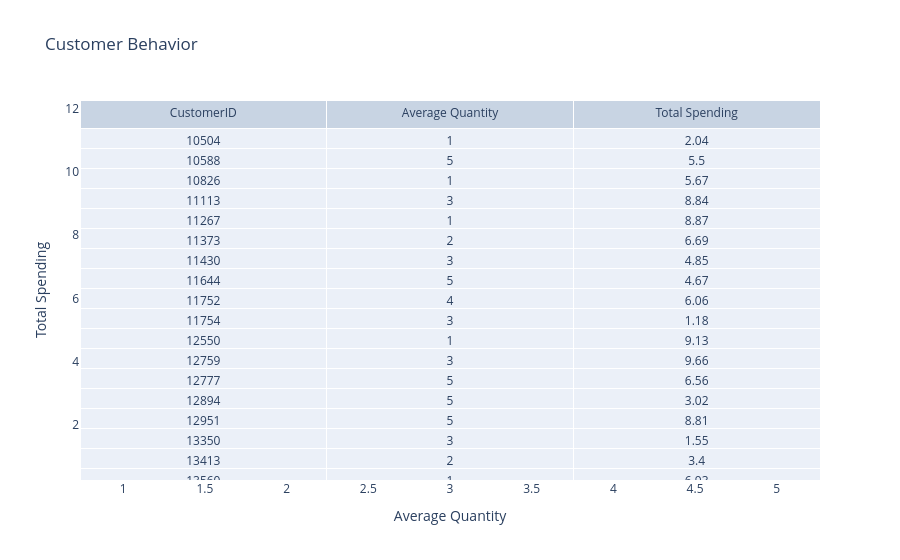

Source (notebook cell):
### Code cell
# Calculate average quantity and spending per customer
customer_behavior = data.groupby('CustomerID').agg({'Quantity': 'mean', 'Price': 'sum'}).reset_index()

# Create a DataFrame to display the values
table_data = pd.DataFrame({
    'CustomerID': customer_behavior['CustomerID'],
    'Average Quantity': customer_behavior['Quantity'],
    'Total Spending': customer_behavior['Price']
})

# Create a subplot with a scatter plot and a table
fig = go.Figure()

# Add a scatter plot
fig.add_trace(go.Scatter(x=customer_behavior['Quantity'], y=customer_behavior['Price'],
                         mode='markers', text=customer_behavior['CustomerID'],
                         marker=dict(size=10, color='coral')))

# Add a table
fig.add_trace(go.Table(
    header=dict(values=['CustomerID', 'Average Quantity', 'Total Spending']),
    cells=dict(values=[table_data['CustomerID'], table_data['Average Quantity'], table_data['Total Spending']]),
))

# Update layout
fig.update_layout(title='Customer Behavior',
                  xaxis_title='Average Quantity', yaxis_title='Total Spending')

# Show the plot
fig.show()

### Figure 1 — Plotly figure (JSON) as saved in the notebook; plotly's stock layout.template omitted (floating-point values rounded to 4 significant figures; data arrays with more than 128 entries replaced by an {"elided": "..."} marker saying what was removed)
{"data": [{"marker": {"color": "coral", "size": 10}, "mode": "markers", "text": {"elided": "499 int values"}, "type": "scatter", "x": {"elided": "499 float values"}, "y": {"elided": "499 float values"}}, {"cells": {"values": {"elided": "3x499 float values"}}, "header": {"values": ["CustomerID", "Average Quantity", "Total Spending"]}, "type": "table"}], "layout": {"autosize": true, "title": {"text": "Customer Behavior"}, "xaxis": {"autorange": true, "range": [0.7444, 5.256], "title": {"text": "Average Quantity"}, "type": "linear"}, "yaxis": {"autorange": true, "range": [-0.02597, 12.56], "title": {"text": "Total Spending"}, "type": "linear"}}}
